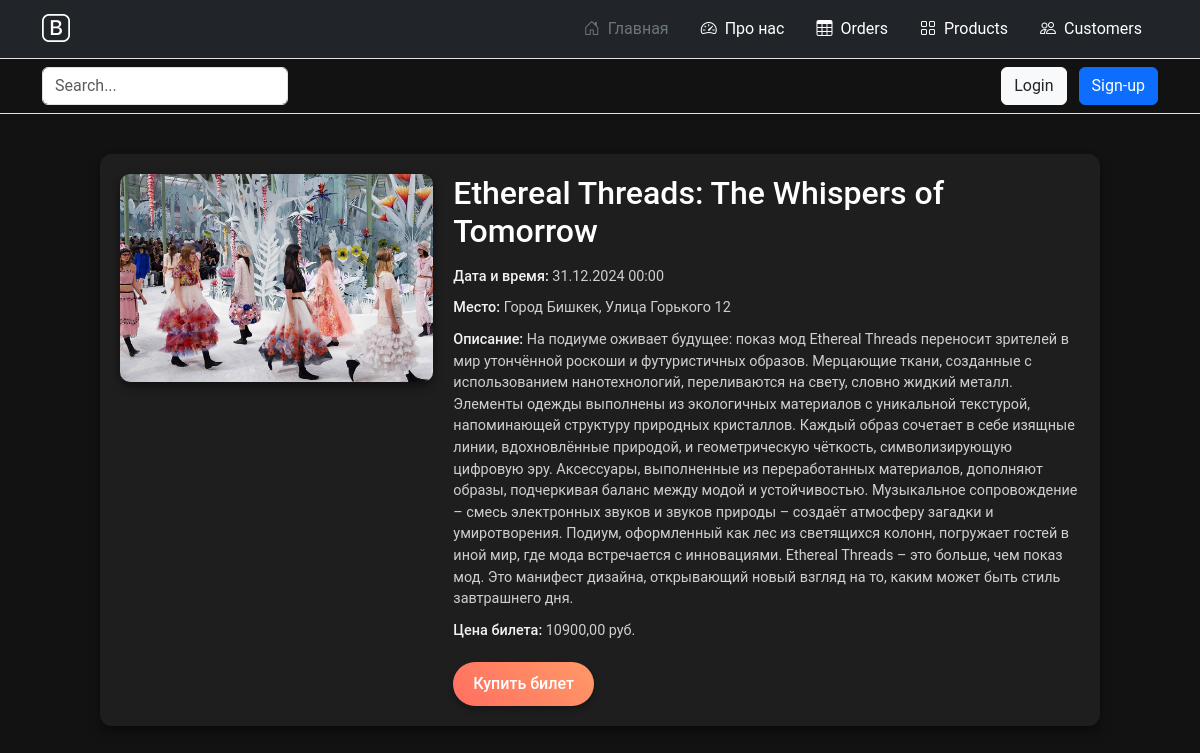
The page /task/3/ on the database its author committed.
### main/models.py (models this page shows, shortened)
class Task(models.Model):
    title = models.CharField('Название', max_length=50)  # Исправлено на CharField
    task = models.TextField('Описание')  # Исправлено на TextField
    event_date = models.DateTimeField('Дата и время проведения')  # Дата и время
    location = models.CharField('Место проведения', max_length=100)  # Место
    image = models.ImageField('Изображение', upload_to='events/images/', null=True, blank=True)  # Поле для изображения
    price = models.DecimalField('Цена', max_digits=10, decimal_places=2, null=True, blank=True)  # Цена
    class Meta:
        verbose_name = 'Мероприятие'
        verbose_name_plural = 'Мероприятия'

### main/views.py (the view)
# urls.py: path('task/<int:pk>/', views.task_detail, name='task_detail'),
def task_detail(request, pk):
    task = get_object_or_404(Task, pk=pk)
    return render(request, 'main/task_detail.html', {'task': task})

### main/templates/main/task_detail.html (shortened to what this page needs)
{% extends 'main/base.html' %}
{% block content %}
  <div class="task-detail">
    <div class="task-content">
      {% if task.image %}
        <div class="task-image">
          <img src="{{ task.image.url }}" alt="{{ task.title }}" class="img-fluid">
        </div>
      {% endif %}
      <div class="task-info">
        <h1>{{ task.title }}</h1>
        <p><strong>Дата и время:</strong> {{ task.event_date|date:"d.m.Y H:i" }}</p>
        <p><strong>Место:</strong> {{ task.location }}</p>
        <p><strong>Описание:</strong> {{ task.task }}</p>
        {% if task.price %}
          <p><strong>Цена билета:</strong> {{ task.price }} руб.</p>
        {% endif %}
        <div class="task-button">
          <a href="#" class="btn btn-primary buy-ticket-btn">Купить билет</a>
        </div>
      </div>
    </div>
  </div>
{% endblock %}

### main/templates/main/task_detail.html (style rules this page uses)
body { background-color: #121212; color: #e0e0e0; font-family: 'Roboto', sans-serif; }
.task-detail { max-width: 1000px; margin: 40px auto; padding: 20px; background-color: #1e1e1e; border-radius: 12px; box-shadow: 0 6px 12px rgba(0, 0, 0, 0.4); }
.task-content { display: flex; flex-wrap: wrap; gap: 20px; }
.task-image { flex: 1; }
.task-image img { width: 100%; max-width: 350px; height: auto; object-fit: cover; border-radius: 10px; box-shadow: 0 4px 8px rgba(0, 0, 0, 0.5); }
.task-info { flex: 2; }
.task-info h1 { font-size: 2em; margin-bottom: 15px; color: #ffffff; }
.task-info p { font-size: 0.9em; margin-bottom: 10px; line-height: 1.5; color: #cfcfcf; }
.task-info strong { color: #f2f2f2; font-weight: 500; }
.task-button { margin-top: 20px; }
.buy-ticket-btn { font-size: 1em; font-weight: 500; color: #ffffff; background: linear-gradient(45deg, #ff6f61, #ff9966); border: none; padding: 10px 20px; border-radius: 30px; box-shadow: 0 4px 6px rgba(0, 0, 0, 0.3); transition: all 0.3s ease-in-out; }

### rows shown on the page
Task: image (picture), title "Ethereal Threads: The Whispers of Tomorrow", event_date "31.12.2024 00:00", location "Город Бишкек, Улица Горького 12", task "На подиуме оживает будущее: показ мод Ethereal Threads переносит зрителей в мир утончённой роскоши и футуристичных образов. Мерцающие ткани, созданные с использованием нанотехнологий, переливаются на свету, словно жидкий металл. Элементы одежды выполнены из экологичных материалов с уникальной текстурой, напоминающей структуру природных кристаллов. Каждый образ сочетает в себе изящные линии, вдохновлённые природой, и геометрическую чёткость, символизирующую цифровую эру. Аксессуары, выполненные из переработанных материалов, дополняют образы, подчеркивая баланс между модой и устойчивостью. Музыкальное сопровождение – смесь электронных звуков и звуков природы – создаёт атмосферу загадки и…", price "10900,00"
